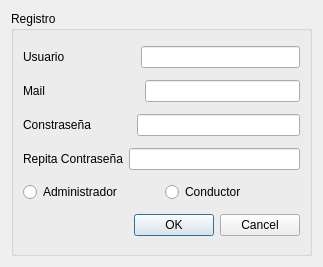
<?xml version="1.0" encoding="UTF-8"?>
<ui version="4.0">
 <class>signin</class>
 <widget class="QDialog" name="signin">
  <property name="geometry">
   <rect>
    <x>0</x>
    <y>0</y>
    <width>323</width>
    <height>267</height>
   </rect>
  </property>
  <property name="windowTitle">
   <string>Dialog</string>
  </property>
  <layout class="QVBoxLayout" name="verticalLayout">
   <item>
    <widget class="QGroupBox" name="groupBox">
     <property name="title">
      <string>Registro</string>
     </property>
     <layout class="QVBoxLayout" name="verticalLayout_2">
      <item>
       <layout class="QHBoxLayout" name="horizontalLayout">
        <item>
         <widget class="QLabel" name="label">
          <property name="text">
           <string>Usuario                     </string>
          </property>
         </widget>
        </item>
        <item>
         <widget class="QLineEdit" name="lineEdit_user"/>
        </item>
       </layout>
      </item>
      <item>
       <layout class="QHBoxLayout" name="horizontalLayout_2">
        <item>
         <widget class="QLabel" name="label_2">
          <property name="text">
           <string>Mail                            </string>
          </property>
         </widget>
        </item>
        <item>
         <widget class="QLineEdit" name="lineEdit_mail"/>
        </item>
       </layout>
      </item>
      <item>
       <layout class="QHBoxLayout" name="horizontalLayout_3">
        <item>
         <widget class="QLabel" name="label_3">
          <property name="text">
           <string>Constraseña            </string>
          </property>
         </widget>
        </item>
        <item>
         <widget class="QLineEdit" name="lineEdit_pass"/>
        </item>
       </layout>
      </item>
      <item>
       <layout class="QHBoxLayout" name="horizontalLayout_4">
        <item>
         <widget class="QLabel" name="label_4">
          <property name="text">
           <string>Repita Contraseña</string>
          </property>
         </widget>
        </item>
        <item>
         <widget class="QLineEdit" name="lineEdit_rpass"/>
        </item>
       </layout>
      </item>
      <item>
       <layout class="QHBoxLayout" name="horizontalLayout_5">
        <item>
         <widget class="QRadioButton" name="radioButton_ad">
          <property name="text">
           <string>Administrador</string>
          </property>
          <attribute name="buttonGroup">
           <string notr="true">buttonGroup</string>
          </attribute>
         </widget>
        </item>
        <item>
         <widget class="QRadioButton" name="radioButton_op">
          <property name="text">
           <string>Conductor</string>
          </property>
          <attribute name="buttonGroup">
           <string notr="true">buttonGroup</string>
          </attribute>
         </widget>
        </item>
       </layout>
      </item>
      <item>
       <widget class="QDialogButtonBox" name="buttonBox">
        <property name="standardButtons">
         <set>QDialogButtonBox::Cancel|QDialogButtonBox::Ok</set>
        </property>
       </widget>
      </item>
     </layout>
    </widget>
   </item>
  </layout>
 </widget>
 <resources/>
 <connections/>
 <buttongroups>
  <buttongroup name="buttonGroup"/>
 </buttongroups>
</ui>
